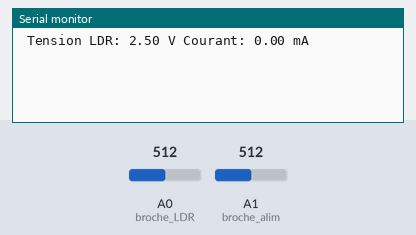
Bench run of a sketch on a simulated Arduino Uno, built with avr-gcc and run on an emulated ATmega328P. On the bench: the last lines printed to the serial monitor. The test bench sets the inputs (shaded band); at power-on: A0 (broche_LDR) = 512, A1 (broche_alim) = 512.

Above: at 1.8 s.
1.9 s: A0 (broche_LDR) set to 716
At 2.8 s:
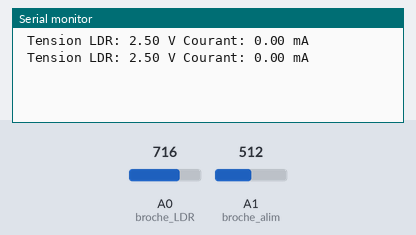
3.4 s: A1 (broche_alim) set to 716
At 4.7 s:
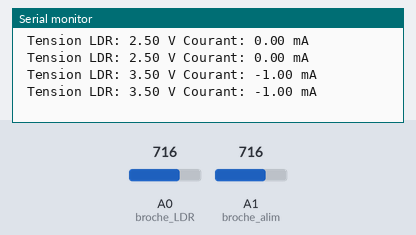
4.9 s: A0 (broche_LDR) set to 900
At 5.5 s:
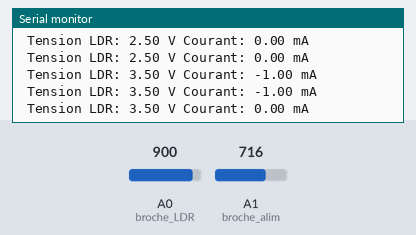
6.4 s: A1 (broche_alim) set to 900
At 7.8 s:
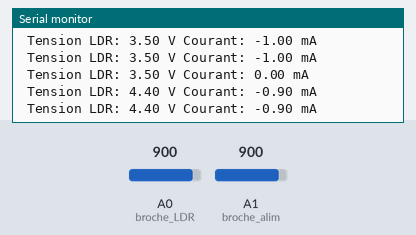
Timing chart, 0 to 8.9 s (numbered marks = the images above; inputs shaded):
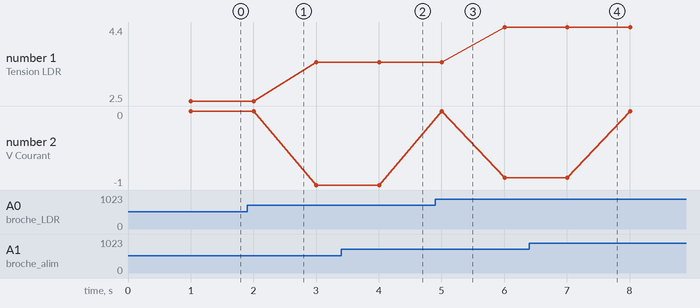

The sketch:

Caracteristique_d_une_photoresistance_infini.ino
```cpp
float R= 1000;
int const broche_LDR = A0;
int const broche_alim = A1;
int Valeur_LDR;
int Valeur_alim;
float U_alim;
float U_LDR;

//==================================================================================================
// Procédure d'initialisation des périphériques
//==================================================================================================
void setup() {
  // Initialisation de la communication série avec le terminal à 9600 baud.
  Serial.begin(9600);

}


//==================================================================================================
// Boucle principale Arduino.
//==================================================================================================
void loop() {


  // Mesures de la tension U_LDR en faisant varier U_alim avec le potentiomètre
  while (true)
  {

    Valeur_alim = analogRead(broche_alim);
    U_alim = Valeur_alim *5.0/1023;
    Valeur_LDR   = analogRead(broche_LDR);
    U_LDR = (float)Valeur_LDR*5/1023;

    delay(1000);                           // Délai en ms pour la stabilisation de la tension pour la mesure de résistances.


    float courant_A   = (U_alim - U_LDR)/R;

    //Affichage des resultats

    Serial.print(" Tension LDR: ");               // Transmission de la chaine " Tension:"
    Serial.print(U_LDR);               // Transmission de la tension en V mesurée aux bornes de la résistance..
    Serial.print(" V");                      // Transmission de l'unité.

    Serial.print(" Courant: ");               // Transmission de la chaine " Courant:"
    Serial.print(courant_A*1000);            // Transmission de la valeur du courant en mA circulant à travers la résistance.
    Serial.print(" mA");                     // Transmission de l'unité.

    Serial.println("");                      // Saut de ligne.

  }//FinFor consigneTension

  Serial.print("Fin de la session de mesures");// Transmission de la chaine "Fin de la cession de mesures"

  // Arrêt des mesures. A mettre en commentaire si on souhaite plusieur série de mesures.
  while(1);
}
```

Measured:
- plotted number 1: 2.5 → 3.5 after the input at 1.9 s, 3.5 → 4.4 after the input at 4.9 s
- plotted number 2: 0 → -1 after the input at 1.9 s, -1 → -0.9 after the input at 4.9 s
